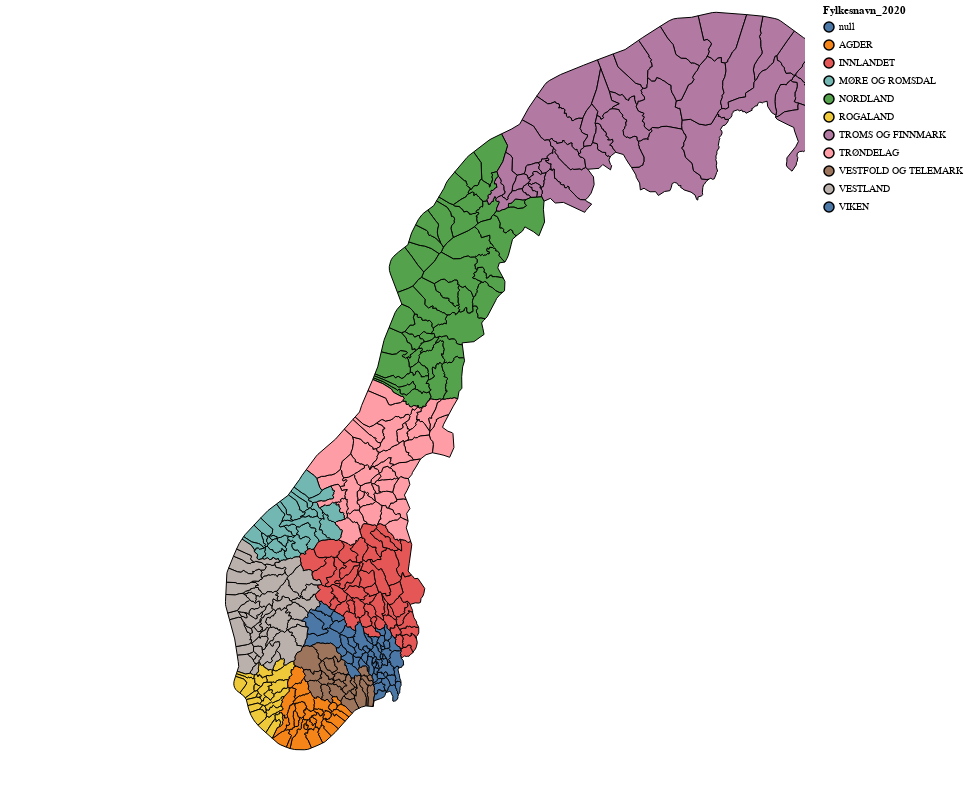

Notebook source saved alongside this figure:
### Code cell
norway =alt .  Chart ( gdf ) .  mark_geoshape (stroke= "black").transform_lookup(
    lookup='kommunenummer',
    from_=alt.LookupData(fylkedata, 'Kommunenr_2020', list(fylkedata.columns)) #list(fylkedata.drop(['Type matvare','fylkesnummer'],axis=1).columns)
).encode(
  color='Fylkesnavn_2020:N',
  tooltip=['Fylkesnr_2019:N','Fylkesnavn_2019:N','Kommunenr_2019:N','Kommunenavn_2019:N','Fylkesnr_2020:N','Fylkesnavn_2020:N','Kommunenr_2020:N','Kommunenavn_2020:N']

).project( #projektere visning background+
    type= 'mercator', #vælg projektering
    scale= 1300, #skalere visning
    center= [12,65],  #centere visning på følgende gps koordinate
) .  properties (
     width = 800 ,
     height = 800
)
norway #.save("relationer.html")

### Figure 1 — Vega-Lite specification as saved in the notebook (floating-point values rounded to 4 significant figures; data arrays with more than 128 entries replaced by an {"elided": "..."} marker saying what was removed)
{"config": {"view": {"continuousWidth": 400, "continuousHeight": 300}}, "data": {"name": "data-01072cffef576c64105a51a6b4892429"}, "mark": {"type": "geoshape", "stroke": "black"}, "encoding": {"color": {"type": "nominal", "field": "Fylkesnavn_2020"}, "tooltip": [{"type": "nominal", "field": "Fylkesnr_2019"}, {"type": "nominal", "field": "Fylkesnavn_2019"}, {"type": "nominal", "field": "Kommunenr_2019"}, {"type": "nominal", "field": "Kommunenavn_2019"}, {"type": "nominal", "field": "Fylkesnr_2020"}, {"type": "nominal", "field": "Fylkesnavn_2020"}, {"type": "nominal", "field": "Kommunenr_2020"}, {"type": "nominal", "field": "Kommunenavn_2020"}]}, "height": 800, "projection": {"center": [12, 65], "scale": 1300, "type": "mercator"}, "transform": [{"lookup": "kommunenummer", "from": {"data": {"name": "data-0f85b2f8f1d0784e19090417925776f2"}, "key": "Kommunenr_2020", "fields": ["Fylkesnr_2019", "Fylkesnavn_2019", "Kommunenr_2019", "Kommunenavn_2019", "Fylkesnr_2020", "Fylkesnavn_2020", "Kommunenr_2020", "Kommunenavn_2020"]}}], "width": 800, "$schema": "https://vega.github.io/schema/vega-lite/v4.8.1.json", "datasets": {"data-01072cffef576c64105a51a6b4892429": {"elided": "363 records"}, "data-0f85b2f8f1d0784e19090417925776f2": {"elided": "425 records"}}}
